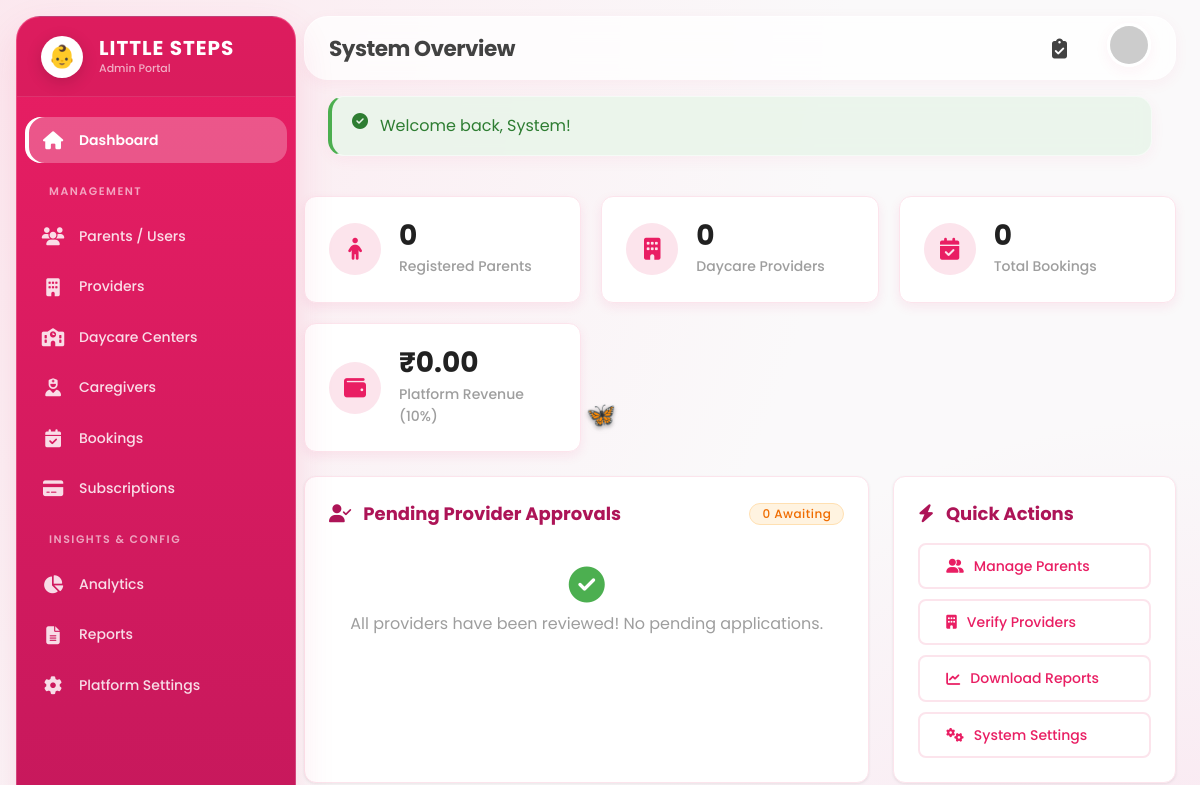
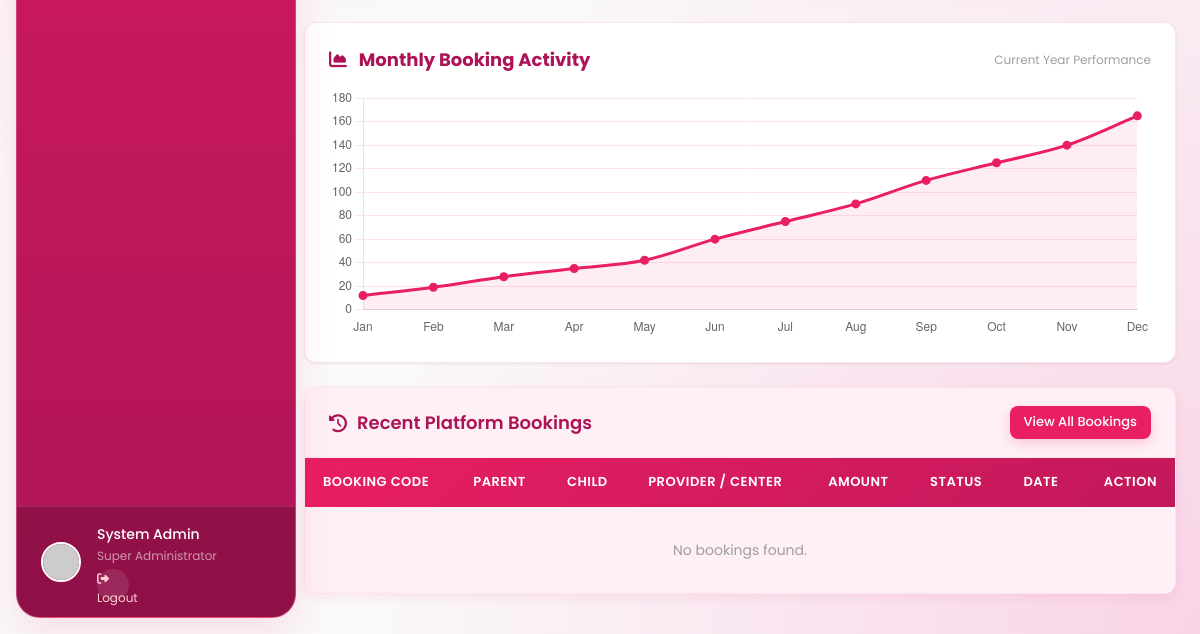
/admin/dashboard.php (signed in), run on an earlier commit of the app's database (2 pictures, top to bottom).
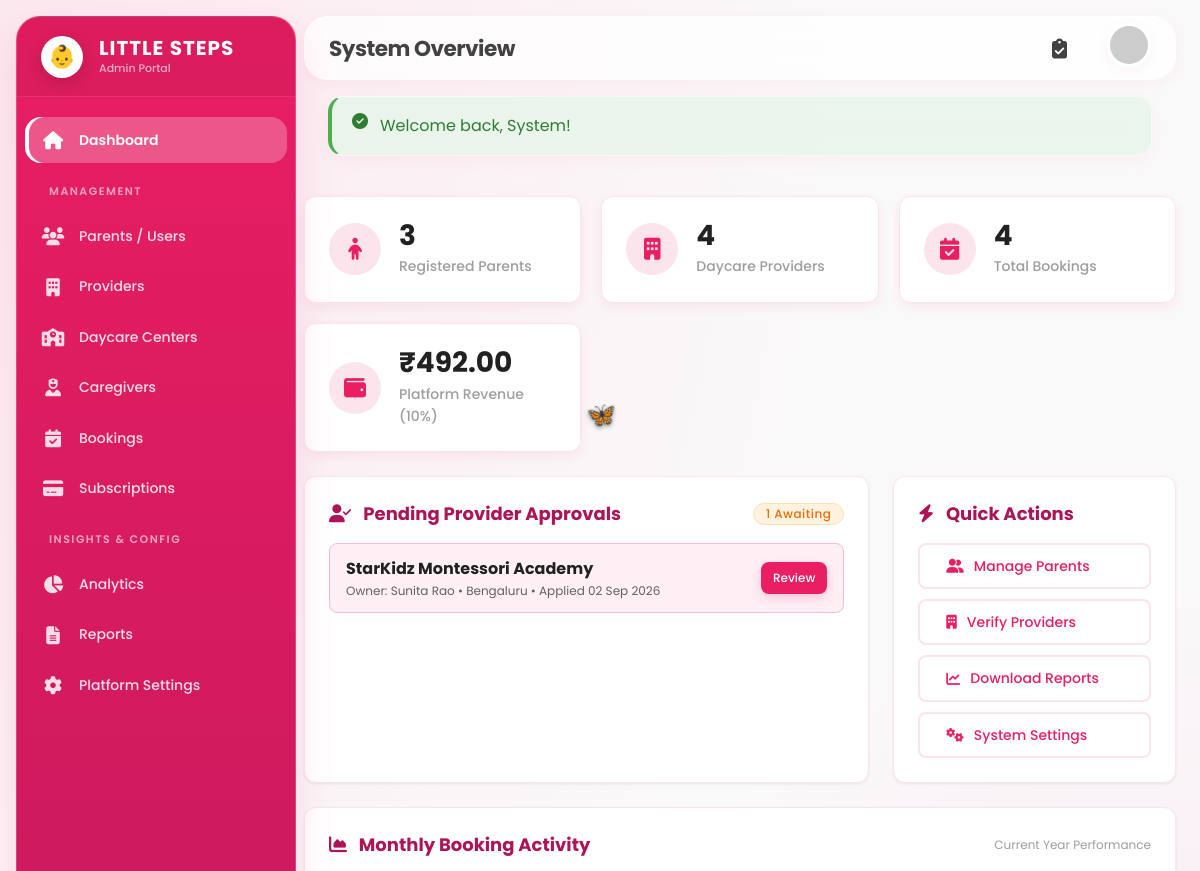
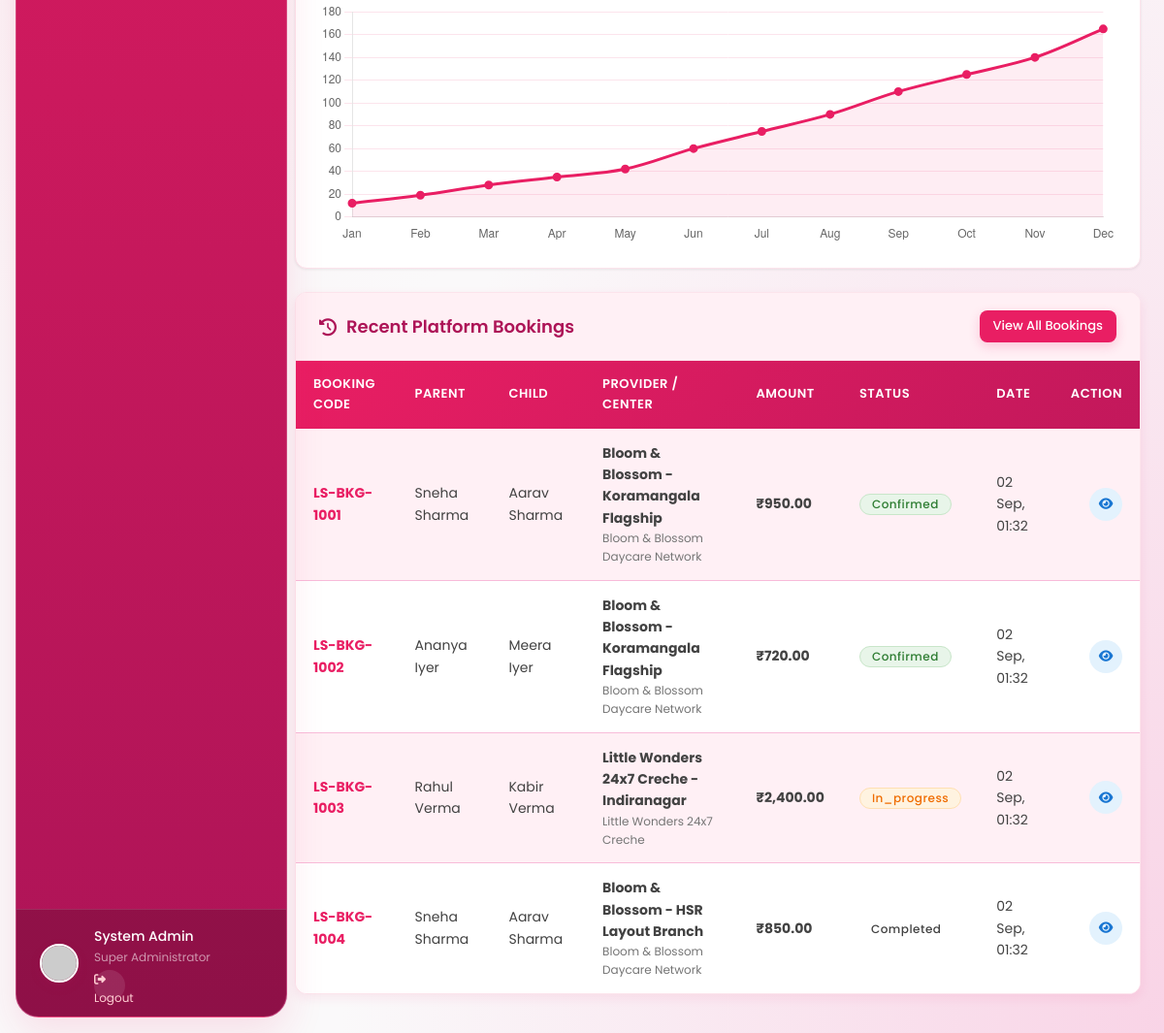
And on a later commit of the database (2 pictures, top to bottom).
### tables this page shows
CREATE TABLE `providers` (
  `id` bigint(20) UNSIGNED NOT NULL AUTO_INCREMENT,
  `business_name` varchar(100) NOT NULL,
  `owner_name` varchar(100) NOT NULL,
  `email` varchar(100) NOT NULL,
  `password` varchar(255) NOT NULL,
  `phone` varchar(20) NOT NULL,
  `alternate_phone` varchar(20) DEFAULT NULL,
  `address` text NOT NULL,
  `city` varchar(50) NOT NULL,
  `state` varchar(50) NOT NULL,
  `pincode` varchar(15) NOT NULL,
  `latitude` decimal(10,8) DEFAULT NULL,
  `longitude` decimal(11,8) DEFAULT NULL,
  `logo` varchar(255) DEFAULT NULL,
  `cover_image` varchar(255) DEFAULT NULL,
  `description` text DEFAULT NULL,
  `established_year` int(4) DEFAULT NULL,
  `license_number` varchar(50) DEFAULT NULL,
  `license_expiry` date DEFAULT NULL,
  `capacity_children` int(11) DEFAULT 0,
  `age_groups` json DEFAULT NULL,
  `operating_hours` varchar(255) DEFAULT NULL,
  `is_24x7` tinyint(1) NOT NULL DEFAULT 0,
  `pricing_hourly` decimal(10,2) DEFAULT NULL,
  `pricing_daily` decimal(10,2) DEFAULT NULL,
  `pricing_monthly` decimal(10,2) DEFAULT NULL,
  `facilities` json DEFAULT NULL,
  `safety_measures` json DEFAULT NULL,
  `certifications` json DEFAULT NULL,
  `rating` decimal(3,2) DEFAULT 0.00,
  `total_reviews` int(11) DEFAULT 0,
  `status` enum('pending','approved','rejected','suspended') NOT NULL DEFAULT 'pending',
  `is_active` tinyint(1) NOT NULL DEFAULT 1,
  `admin_notes` text DEFAULT NULL,
  `last_login` datetime DEFAULT NULL,
  `created_at` timestamp NOT NULL DEFAULT current_timestamp(),
  `updated_at` timestamp NOT NULL DEFAULT current_timestamp() ON UPDATE current_timestamp(),
  PRIMARY KEY (`id`),
  UNIQUE KEY `email` (`email`),
  KEY `status` (`status`),
  KEY `city` (`city`)
);

CREATE TABLE `bookings` (
  `id` bigint(20) UNSIGNED NOT NULL AUTO_INCREMENT,
  `booking_code` varchar(20) NOT NULL,
  `user_id` bigint(20) UNSIGNED NOT NULL,
  `center_id` bigint(20) UNSIGNED NOT NULL,
  `child_name` varchar(100) NOT NULL,
  `child_age_months` int(11) DEFAULT NULL,
  `child_gender` varchar(20) DEFAULT NULL,
  `booking_type` enum('hourly','daily','monthly','emergency') NOT NULL DEFAULT 'daily',
  `start_datetime` datetime NOT NULL,
  `end_datetime` datetime NOT NULL,
  `hours_count` decimal(8,2) DEFAULT NULL,
  `days_count` int(11) DEFAULT NULL,
  `unit_price` decimal(10,2) NOT NULL,
  `total_amount` decimal(10,2) NOT NULL,
  `discount_amount` decimal(10,2) DEFAULT 0.00,
  `final_amount` decimal(10,2) NOT NULL,
  `payment_status` enum('pending','paid','refunded','failed') NOT NULL DEFAULT 'pending',
  `payment_method` varchar(50) DEFAULT 'Online UPI/Card',
  `payment_id` varchar(100) DEFAULT NULL,
  `status` enum('pending','confirmed','in_progress','completed','cancelled','no_show') NOT NULL DEFAULT 'pending',
  `cancellation_reason` text DEFAULT NULL,
  `cancelled_by` enum('parent','provider','admin') DEFAULT NULL,
  `cancelled_at` datetime DEFAULT NULL,
  `special_requirements` text DEFAULT NULL,
  `pickup_person` varchar(100) DEFAULT NULL,
  `pickup_phone` varchar(20) DEFAULT NULL,
  `emergency_contact` varchar(100) DEFAULT NULL,
  `provider_notes` text DEFAULT NULL,
  `parent_rating` int(1) DEFAULT NULL,
  `parent_review` text DEFAULT NULL,
  `provider_rating` int(1) DEFAULT NULL,
  `provider_review` text DEFAULT NULL,
  `reviewed_at` datetime DEFAULT NULL,
  `created_at` timestamp NOT NULL DEFAULT current_timestamp(),
  `updated_at` timestamp NOT NULL DEFAULT current_timestamp() ON UPDATE current_timestamp(),
  PRIMARY KEY (`id`),
  UNIQUE KEY `booking_code` (`booking_code`),
  KEY `user_id` (`user_id`),
  KEY `center_id` (`center_id`),
  KEY `status` (`status`),
  KEY `payment_status` (`payment_status`),
  KEY `start_datetime` (`start_datetime`),
  CONSTRAINT `fk_bookings_user` FOREIGN KEY (`user_id`) REFERENCES `users` (`id`) ON DELETE CASCADE,
  CONSTRAINT `fk_bookings_center` FOREIGN KEY (`center_id`) REFERENCES `daycare_centers` (`id`) ON DELETE CASCADE
);

CREATE TABLE `users` (
  `id` bigint(20) UNSIGNED NOT NULL AUTO_INCREMENT,
  `email` varchar(100) NOT NULL,
  `password` varchar(255) NOT NULL,
  `first_name` varchar(50) NOT NULL,
  `last_name` varchar(50) NOT NULL,
  `phone` varchar(20) DEFAULT NULL,
  `address` text DEFAULT NULL,
  `city` varchar(50) DEFAULT NULL,
  `state` varchar(50) DEFAULT NULL,
  `pincode` varchar(15) DEFAULT NULL,
  `profile_image` varchar(255) DEFAULT NULL,
  `role` enum('parent','admin') NOT NULL DEFAULT 'parent',
  `is_active` tinyint(1) NOT NULL DEFAULT 1,
  `email_verified` tinyint(1) NOT NULL DEFAULT 1,
  `verification_token` varchar(100) DEFAULT NULL,
  `last_login` datetime DEFAULT NULL,
  `created_at` timestamp NOT NULL DEFAULT current_timestamp(),
  `updated_at` timestamp NOT NULL DEFAULT current_timestamp() ON UPDATE current_timestamp(),
  PRIMARY KEY (`id`),
  UNIQUE KEY `email` (`email`),
  KEY `role` (`role`),
  KEY `is_active` (`is_active`)
);

CREATE TABLE `daycare_centers` (
  `id` bigint(20) UNSIGNED NOT NULL AUTO_INCREMENT,
  `provider_id` bigint(20) UNSIGNED NOT NULL,
  `name` varchar(100) NOT NULL,
  `type` enum('daycare','creche','preschool','babysitting','after_school') NOT NULL DEFAULT 'daycare',
  `address` text NOT NULL,
  `area` varchar(100) DEFAULT NULL,
  `city` varchar(50) NOT NULL,
  `state` varchar(50) NOT NULL,
  `pincode` varchar(15) NOT NULL,
  `latitude` decimal(10,8) DEFAULT NULL,
  `longitude` decimal(11,8) DEFAULT NULL,
  `contact_phone` varchar(20) DEFAULT NULL,
  `contact_email` varchar(100) DEFAULT NULL,
  `images` json DEFAULT NULL,
  `description` text DEFAULT NULL,
  `amenities` json DEFAULT NULL,
  `curriculum` varchar(100) DEFAULT NULL,
  `min_age_months` int(11) DEFAULT 0,
  `max_age_years` int(11) DEFAULT 12,
  `capacity` int(11) DEFAULT 30,
  `current_occupancy` int(11) DEFAULT 0,
  `operating_hours_start` time DEFAULT '07:00:00',
  `operating_hours_end` time DEFAULT '20:00:00',
  `is_24x7` tinyint(1) NOT NULL DEFAULT 0,
  `meals_included` tinyint(1) NOT NULL DEFAULT 1,
  `transport_available` tinyint(1) NOT NULL DEFAULT 1,
  `cctv_enabled` tinyint(1) NOT NULL DEFAULT 1,
  `pricing_hourly` decimal(10,2) DEFAULT 150.00,
  `pricing_daily` decimal(10,2) DEFAULT 800.00,
  `pricing_monthly` decimal(10,2) DEFAULT 9500.00,
  `status` enum('active','inactive','maintenance') NOT NULL DEFAULT 'active',
  `rating` decimal(3,2) DEFAULT 4.80,
  `total_reviews` int(11) DEFAULT 0,
  `created_at` timestamp NOT NULL DEFAULT current_timestamp(),
  `updated_at` timestamp NOT NULL DEFAULT current_timestamp() ON UPDATE current_timestamp(),
  PRIMARY KEY (`id`),
  KEY `provider_id` (`provider_id`),
  KEY `city` (`city`),
  KEY `is_24x7` (`is_24x7`),
  KEY `status` (`status`),
  CONSTRAINT `fk_centers_provider` FOREIGN KEY (`provider_id`) REFERENCES `providers` (`id`) ON DELETE CASCADE
);

### config/functions.php (called while the page is built, shortened)
<?php
function formatCurrency($amount) {
    return '₹' . number_format($amount, 2);
}
function formatDate($date, $format = 'd M Y') {
    return date($format, strtotime($date));
}

### admin/dashboard.php (the view, shortened to what the rows shown need)
<?php
require_once __DIR__ . '/../config/functions.php';
$conn = getDBConnection();
$recentBookings = [];
$bQuery = "SELECT b.id, b.booking_code, b.child_name, b.final_amount, b.status, b.created_at,
                  u.first_name, u.last_name,
                  c.name as center_name, p.business_name
           FROM bookings b
           JOIN users u ON b.user_id = u.id
           JOIN daycare_centers c ON b.center_id = c.id
           JOIN providers p ON c.provider_id = p.id
           ORDER BY b.created_at DESC LIMIT 8";
$res = $conn->query($bQuery);
if ($res) {
    while($row = $res->fetch_assoc()) {
        $recentBookings[] = $row;
    }
}
$pendingProviders = [];
$res = $conn->query("SELECT id, business_name, owner_name, city, created_at FROM providers WHERE status = 'pending' ORDER BY created_at DESC LIMIT 5");
if ($res) {
    while($row = $res->fetch_assoc()) {
        $pendingProviders[] = $row;
    }
}
require_once __DIR__ . '/includes/header.php';
?>
<div style="display: grid; grid-template-columns: 2fr 1fr; gap: 24px; margin-bottom: 24px;">
    <div class="detail-card" style="margin-bottom: 0;">
        <?php if (empty($pendingProviders)): ?>
            <div style="text-align: center; padding: 24px 0; color: #9E9E9E;">
                <i class="fas fa-check-circle" style="font-size: 36px; color: #4CAF50; margin-bottom: 8px;"></i>
                <p style="margin: 0;">All providers have been reviewed! No pending applications.</p>
            </div>
        <?php else: ?>
            <div style="display: flex; flex-direction: column; gap: 10px;">
                <?php foreach($pendingProviders as $prov): ?>
                    <div style="display: flex; align-items: center; justify-content: space-between; padding: 12px 16px; background: #FFF0F5; border-radius: 8px; border: 1px solid var(--admin-pastel-pink);">
                        <div>
                            <strong style="color: #212121;"><?= htmlspecialchars($prov['business_name']) ?></strong>
                            <div style="font-size: 12px; color: #616161;">
                                Owner: <?= htmlspecialchars($prov['owner_name']) ?> • <?= htmlspecialchars($prov['city']) ?> • Applied <?= formatDate($prov['created_at']) ?>
                            </div>
                        </div>
                        <div style="display: flex; gap: 8px;">
                            <a href="provider_view.php?id=<?= $prov['id'] ?>" class="btn btn-primary" style="padding: 6px 12px; font-size: 12px;">Review</a>
                        </div>
                    </div>
                <?php endforeach; ?>
            </div>
        <?php endif; ?>
    </div>
</div>
<div class="table-container">
    <div style="overflow-x: auto;">
        <table class="admin-table">
            <thead>
                <tr>
                    <th>Booking Code</th>
                    <th>Parent</th>
                    <th>Child</th>
                    <th>Provider / Center</th>
                    <th>Amount</th>
                    <th>Status</th>
                    <th>Date</th>
                    <th style="text-align: right;">Action</th>
                </tr>
            </thead>
            <tbody>
                <?php if(empty($recentBookings)): ?>
                    <tr>
                        <td colspan="8" style="text-align: center; padding: 32px; color: #9E9E9E;">
                            No bookings found.
                        </td>
                    </tr>
                <?php else: ?>
                    <?php foreach($recentBookings as $b): ?>
                        <tr>
                            <td><strong style="color: var(--admin-pink);"><?= htmlspecialchars($b['booking_code']) ?></strong></td>
                            <td><?= htmlspecialchars($b['first_name'] . ' ' . $b['last_name']) ?></td>
                            <td><?= htmlspecialchars($b['child_name']) ?></td>
                            <td>
                                <div><strong><?= htmlspecialchars($b['center_name']) ?></strong></div>
                                <div style="font-size: 12px; color: #757575;"><?= htmlspecialchars($b['business_name']) ?></div>
                            </td>
                            <td><strong><?= formatCurrency($b['final_amount']) ?></strong></td>
                            <td>
                                <span class="badge badge-<?= htmlspecialchars($b['status']) ?>">
                                    <?= htmlspecialchars($b['status']) ?>
                                </span>
                            </td>
                            <td><?= formatDate($b['created_at'], 'd M, H:i') ?></td>
                            <td style="text-align: right;">
                                <a href="bookings.php?code=<?= urlencode($b['booking_code']) ?>" class="btn-icon btn-icon-view" title="View Booking Details">
                                    <i class="fas fa-eye"></i>
                                </a>
                            </td>
                        </tr>
                    <?php endforeach; ?>
                <?php endif; ?>
            </tbody>
        </table>
    </div>
</div>
<script>
document.addEventListener('DOMContentLoaded', function() {
    const ctx = document.getElementById('adminBookingsChart');
    if (ctx) {
        new Chart(ctx, {
            type: 'line',
            data: {
                labels: ['Jan', 'Feb', 'Mar', 'Apr', 'May', 'Jun', 'Jul', 'Aug', 'Sep', 'Oct', 'Nov', 'Dec'],
                datasets: [{
                    label: 'Bookings Volume',
                    data: [12, 19, 28, 35, 42, 60, 75, 90, 110, 125, 140, 165],
                    borderColor: '#E91E63',
                    backgroundColor: 'rgba(233, 30, 99, 0.08)',
                    borderWidth: 3,
                    fill: true,
                    tension: 0.35,
                    pointBackgroundColor: '#E91E63'
                }]
            },
            options: {
                responsive: true,
                maintainAspectRatio: false,
                plugins: {
                    legend: { display: false }
                },
                scales: {
                    y: { beginAtZero: true, grid: { color: '#FCE4EC' } },
                    x: { grid: { display: false } }
                }
            }
        });
    }
});
</script>
<?php require_once __DIR__ . '/includes/footer.php'; ?>

What changed in the data, as far as the page shows it:
added providers: business_name "StarKidz Montessori Academy", owner_name "Sunita Rao", city "Bengaluru", created_at "02 Sep 2026"
added bookings: booking_code "LS-BKG-1001", user.last_name "Sneha Sharma", child_name "Aarav Sharma", center.name "Bloom & Blossom - Koramangala Flagship", providers.business_name "Bloom & Blossom Daycare Network", final_amount "₹950.00", status "Confirmed", created_at "02 Sep, 01:32"
added bookings: booking_code "LS-BKG-1002", user.last_name "Ananya Iyer", child_name "Meera Iyer", center.name "Bloom & Blossom - Koramangala Flagship", providers.business_name "Bloom & Blossom Daycare Network", final_amount "₹720.00", status "Confirmed", created_at "02 Sep, 01:32"
added bookings: booking_code "LS-BKG-1003", user.last_name "Rahul Verma", child_name "Kabir Verma", center.name "Little Wonders 24x7 Creche - Indiranagar", providers.business_name "Little Wonders 24x7 Creche", final_amount "₹2,400.00", status "In_progress", created_at "02 Sep, 01:32"
added bookings: booking_code "LS-BKG-1004", user.last_name "Sneha Sharma", child_name "Aarav Sharma", center.name "Bloom & Blossom - HSR Layout Branch", providers.business_name "Bloom & Blossom Daycare Network", final_amount "₹850.00", status "Completed", created_at "02 Sep, 01:32"
Also different on the page:
$stats['parents']: "0" → "3"
$stats['providers']: "0" → "4"
$stats['bookings']: "0" → "4"
formatCurrency($stats['revenue']): "₹0.00" → "₹492.00"
$pendingProvidersCount: "0" → "1"
text no longer shown: "All providers have been reviewed! No pending applications. No bookings found."
